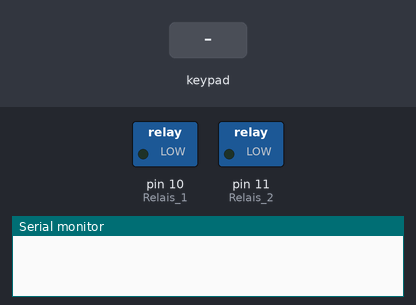
Recording of a sketch running on a simulated Arduino Uno, built with avr-gcc and run on an emulated ATmega328P. Parts: switched loads named in the sketch (green lamp = pin HIGH), the last lines printed to the serial monitor. Inputs (shaded band) come from the test bench.

Above: at 1.2 s.
1.3 s: key '3' pressed
At 2.2 s:
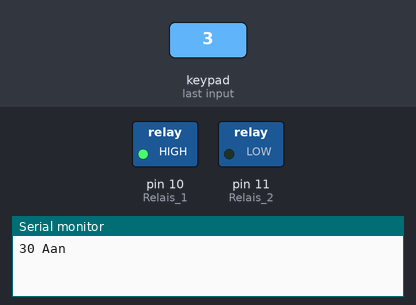
2.8 s: key 'C' pressed
At 3.2 s:
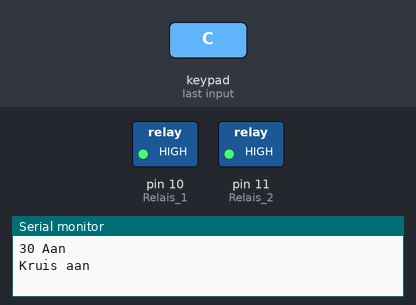
4.3 s: keypad keys 2 3 4 5 # pressed 0.4 s apart
At 7.1 s:
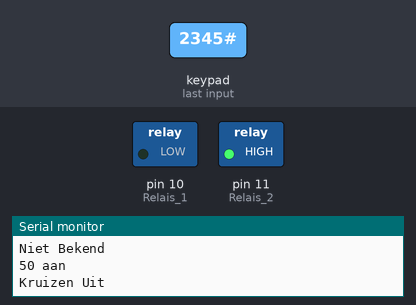
7.8 s: keypad keys 2 3 4 5 * pressed 0.4 s apart
At 9.7 s:
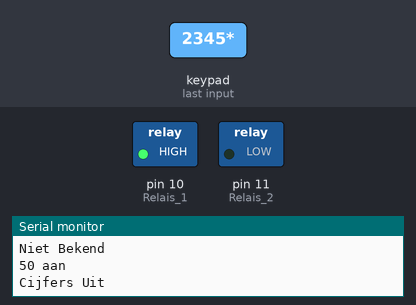
11.3 s: key '#' pressed
At 12.0 s:
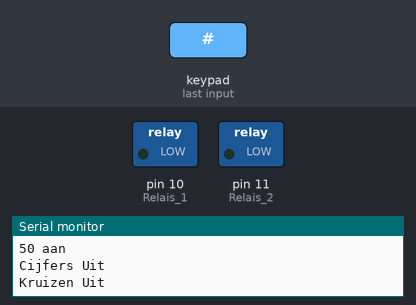
12.8 s: keypad keys 2 3 4 5 A pressed 0.4 s apart
At 13.5 s:
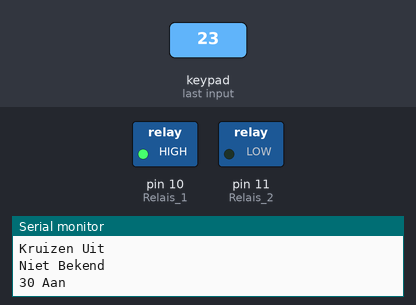
Timing chart, 0 to 15.8 s (numbered marks = the images above; inputs shaded):
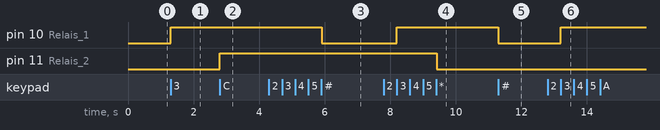

The sketch:

V3.ino
```cpp
// (licence header left out)
#include <Keypad.h>

//variables for our keypad
const byte ROWS = 4;
const byte COLS = 4;
char keyTable[ROWS][COLS] = {
  {'1','2','3','A'},
  {'4','5','6','B'},
  {'7','8','9','C'},
  {'*','0','#','D'}
};
byte rowPins[ROWS] = {2, 3, 4, 5}; //LTR -> ROW PINS
byte colPins[COLS] = {6, 7, 8, 9};//LTR -> COL PINS

//initialize an instance of class NewKeypad
Keypad customKeypad = Keypad( makeKeymap(keyTable), rowPins, colPins, ROWS, COLS);

void setup(){
  Serial.begin(9600);
  pinMode(10, OUTPUT); //Relais 1
  pinMode(11, OUTPUT); //Relais 2
}

void loop(){
  char customKey = customKeypad.getKey();

  if (customKey){
    switch(customKey){
      case '3':
        Serial.println("30 Aan");
        digitalWrite(10, HIGH);
        break;
      case '5':
        Serial.println("50 aan");
        break;
      case '6':
        Serial.println("60 aan");
        break;
      case '7':
        Serial.println("70 aan");
        break;
      case '*':
        Serial.println("Cijfers Uit");
        digitalWrite(11, LOW);
        break;
      case '#':
        digitalWrite(10, LOW);
        Serial.println("Kruizen Uit");
        break;
      case 'A':
        Serial.println("Pijl links aan");
        break;
      case 'B':
        Serial.println("Pijl rechts aan");
        break;
      case 'C':
        Serial.println("Kruis aan");
        digitalWrite(11, HIGH);
        break;
      default:
        Serial.println("Niet Bekend");
    }
  }
}
```

Measured:
- after the input at 1.3 s, pin 10 (Relais_1): LOW → HIGH at once
- after the input at 2.8 s, pin 11 (Relais_2): LOW → HIGH at once
- after the input at 4.3 s, pin 10 (Relais_1): HIGH → LOW after 1.6 s
- after the input at 7.8 s, pin 10 (Relais_1): LOW → HIGH after 0.40 s; pin 11 (Relais_2): HIGH → LOW after 1.6 s
- after the input at 11.3 s, pin 10 (Relais_1): HIGH → LOW at once
- after the input at 12.8 s, pin 10 (Relais_1): LOW → HIGH after 0.40 s
